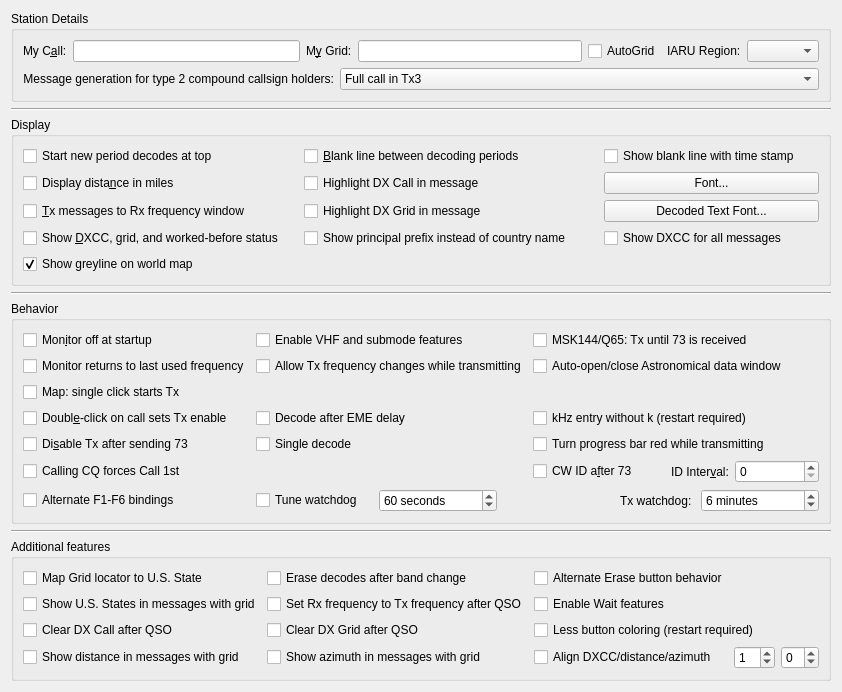
     <widget class="QWidget" name="general_tab">
      <attribute name="title">
       <string>Genera&amp;l</string>
      </attribute>
      <attribute name="toolTip">
       <string>General station details and settings.</string>
      </attribute>
      <layout class="QVBoxLayout" name="verticalLayout_4">
       <item>
        <widget class="QGroupBox" name="station_group_box">
         <property name="title">
          <string>Station Details</string>
         </property>
         <layout class="QVBoxLayout" name="verticalLayout_12">
          <item>
           <layout class="QHBoxLayout" name="horizontalLayout_14">
            <item>
             <layout class="QFormLayout" name="formLayout_3">
              <item row="0" column="0">
               <widget class="QLabel" name="callsign_label">
                <property name="text">
                 <string>My C&amp;all:</string>
                </property>
                <property name="buddy">
                 <cstring>callsign_line_edit</cstring>
                </property>
               </widget>
              </item>
              <item row="0" column="1">
               <widget class="QLineEdit" name="callsign_line_edit">
                <property name="toolTip">
                 <string>Station callsign.</string>
                </property>
               </widget>
              </item>
             </layout>
            </item>
            <item>
             <layout class="QFormLayout" name="formLayout_12">
              <item row="0" column="0">
               <widget class="QLabel" name="grid_label">
                <property name="text">
                 <string>M&amp;y Grid:</string>
                </property>
                <property name="buddy">
                 <cstring>grid_line_edit</cstring>
                </property>
               </widget>
              </item>
              <item row="0" column="1">
               <widget class="QLineEdit" name="grid_line_edit">
                <property name="toolTip">
                 <string>&lt;html&gt;&lt;head/&gt;&lt;body&gt;&lt;p&gt;Maidenhead locator, preferably 6 characters.&lt;/p&gt;&lt;/body&gt;&lt;/html&gt;</string>
                </property>
               </widget>
              </item>
             </layout>
            </item>
            <item>
             <widget class="QCheckBox" name="use_dynamic_grid">
              <property name="toolTip">
               <string>Check to allow grid changes from external programs</string>
              </property>
              <property name="text">
               <string>AutoGrid</string>
              </property>
             </widget>
            </item>
            <item>
             <layout class="QFormLayout" name="formLayout_2">
              <item row="0" column="0">
               <widget class="QLabel" name="label_12">
                <property name="text">
                 <string>IARU Region:</string>
                </property>
                <property name="buddy">
                 <cstring>region_combo_box</cstring>
                </property>
               </widget>
              </item>
              <item row="0" column="1">
               <widget class="QComboBox" name="region_combo_box">
                <property name="toolTip">
                 <string>&lt;html&gt;&lt;head/&gt;&lt;body&gt;&lt;p&gt;Select your IARU region.&lt;/p&gt;&lt;/body&gt;&lt;/html&gt;</string>
                </property>
               </widget>
              </item>
             </layout>
            </item>
           </layout>
          </item>
          <item>
           <layout class="QFormLayout" name="formLayout_13">
            <item row="0" column="0">
             <widget class="QLabel" name="label_5">
              <property name="text">
               <string>Message generation for type 2 compound callsign holders:</string>
              </property>
              <property name="alignment">
               <set>Qt::AlignRight|Qt::AlignTrailing|Qt::AlignVCenter</set>
              </property>
              <property name="buddy">
               <cstring>type_2_msg_gen_combo_box</cstring>
              </property>
             </widget>
            </item>
            <item row="0" column="1">
             <widget class="QComboBox" name="type_2_msg_gen_combo_box">
              <property name="enabled">
               <bool>true</bool>
              </property>
              <property name="toolTip">
               <string>&lt;html&gt;&lt;head/&gt;&lt;body&gt;&lt;p&gt;Type 2 compound callsigns are those with prefixes or suffixes not included in the allowed shortlist (See Help-&amp;gt;Add-on prefixes and suffixes).&lt;/p&gt;&lt;p&gt;This option determines which generated messages should contain your full type 2 compound call sign rather than your base callsign. It only applies if you have a type 2 compound callsign.&lt;/p&gt;&lt;p&gt;This option controls the way the messages that are used to answer CQ calls are generated. Generated messages 6 (CQ) and 5 (73) will always contain your full callsign. The JT65 and JT9 protocols allow for some standard messages with your full call at the expense of another piece of information such as the DX call or your locator.&lt;/p&gt;&lt;p&gt;Choosing message 1 omits the DX callsign which may be an issue when replying to CQ calls. Choosing message 3 also omits the DX callsign and many versions of this and other software will not extract the report. Choosing neither means that your full callsign only goes in your message 5 (73) so your QSO partner may log the wrong callsign.&lt;/p&gt;&lt;p&gt;None of these options are perfect, message 3 is usually best but be aware your QSO partner may not log the report you send them.&lt;/p&gt;&lt;/body&gt;&lt;/html&gt;</string>
              </property>
              <property name="currentIndex">
               <number>1</number>
              </property>
              <item>
               <property name="text">
                <string>Full call in Tx1</string>
               </property>
              </item>
              <item>
               <property name="text">
                <string>Full call in Tx3</string>
               </property>
              </item>
              <item>
               <property name="text">
                <string>Full call in Tx5 only</string>
               </property>
              </item>
             </widget>
            </item>
           </layout>
          </item>
         </layout>
        </widget>
       </item>
       <item>
        <widget class="Line" name="line_5">
         <property name="orientation">
          <enum>Qt::Horizontal</enum>
         </property>
        </widget>
       </item>
       <item>
        <widget class="QGroupBox" name="display_group_box">
         <property name="title">
          <string>Display</string>
         </property>
         <layout class="QGridLayout" name="gridLayout_4">
          <item row="4" column="0">
           <widget class="QCheckBox" name="DXCC_check_box">
            <property name="toolTip">
             <string>Show if decoded stations are new DXCC entities or worked before.</string>
            </property>
            <property name="text">
             <string>Show &amp;DXCC, grid, and worked-before status    </string>
            </property>
            <property name="checked">
             <bool>false</bool>
            </property>
           </widget>
          </item>
          <item row="0" column="1">
           <widget class="QCheckBox" name="insert_blank_check_box">
            <property name="toolTip">
             <string>Include a separator line between periods in the band activity window.</string>
            </property>
            <property name="text">
             <string>&amp;Blank line between decoding periods</string>
            </property>
           </widget>
          </item>
          <item row="2" column="2">
           <widget class="QPushButton" name="font_push_button">
            <property name="toolTip">
             <string>Set the font characteristics for the application.</string>
            </property>
            <property name="text">
             <string>Font...</string>
            </property>
           </widget>
          </item>
          <item row="3" column="1">
           <widget class="QCheckBox" name="cbHighlightDXgrid">
            <property name="text">
             <string>Highlight DX Grid in message</string>
            </property>
           </widget>
          </item>
          <item row="4" column="2">
           <widget class="QCheckBox" name="show_country_names_check_box">
            <property name="text">
             <string>Show DXCC for all messages</string>
            </property>
           </widget>
          </item>
          <item row="2" column="0">
           <widget class="QCheckBox" name="miles_check_box">
            <property name="toolTip">
             <string>Show distance to DX station in miles rather than kilometers.</string>
            </property>
            <property name="text">
             <string>Display dista&amp;nce in miles</string>
            </property>
           </widget>
          </item>
          <item row="3" column="2">
           <widget class="QPushButton" name="decoded_text_font_push_button">
            <property name="toolTip">
             <string>Set the font characteristics for the Band Activity and Rx Frequency areas.</string>
            </property>
            <property name="text">
             <string>Decoded Text Font...</string>
            </property>
           </widget>
          </item>
          <item row="0" column="0">
           <widget class="QCheckBox" name="decodes_from_top_check_box">
            <property name="toolTip">
             <string>&lt;html&gt;&lt;head/&gt;&lt;body&gt;&lt;p&gt;Check to have decodes for a new period start at the top of the Band Activity window and not scroll off the top when the window is full.&lt;/p&gt;&lt;p&gt;This is to aid selecting decodes to double-click while decoding is still in progress. Use the Band Activity vertical scroll bar to reveal decodes past the bottom of the window.&lt;/p&gt;&lt;/body&gt;&lt;/html&gt;</string>
            </property>
            <property name="text">
             <string>Start new period decodes at top</string>
            </property>
           </widget>
          </item>
          <item row="0" column="2">
           <widget class="QCheckBox" name="cb_detailed_blank_line">
            <property name="toolTip">
             <string>Show the separator line between periods with time stamp of the decode period.</string>
            </property>
            <property name="text">
             <string>Show blank line with time stamp</string>
            </property>
           </widget>
          </item>
          <item row="4" column="1">
           <widget class="QCheckBox" name="ppfx_check_box">
            <property name="text">
             <string>Show principal prefix instead of country name        </string>
            </property>
           </widget>
          </item>
          <item row="3" column="0">
           <widget class="QCheckBox" name="TX_messages_check_box">
            <property name="toolTip">
             <string>Show outgoing transmitted messages in the Rx frequency window.</string>
            </property>
            <property name="text">
             <string>&amp;Tx messages to Rx frequency window</string>
            </property>
           </widget>
          </item>
          <item row="2" column="1">
           <widget class="QCheckBox" name="cbHighlightDXcall">
            <property name="text">
             <string>Highlight DX Call in message</string>
            </property>
           </widget>
          </item>
          <item row="5" column="0">
           <widget class="QCheckBox" name="show_greyline_check_box">
            <property name="toolTip">
             <string>Enable day/night shadow (greyline) on the world map panel.</string>
            </property>
            <property name="text">
             <string>Show greyline on world map</string>
            </property>
            <property name="checked">
             <bool>true</bool>
            </property>
           </widget>
          </item>
         </layout>
        </widget>
       </item>
       <item>
        <widget class="Line" name="line_7">
         <property name="orientation">
          <enum>Qt::Horizontal</enum>
         </property>
        </widget>
       </item>
       <item>
        <widget class="QGroupBox" name="behaviour_group_box">
         <property name="title">
          <string>Behavior</string>
         </property>
         <layout class="QGridLayout" name="gridLayout_8" rowstretch="0,0,0,0,0,0,0,0" columnstretch="2,3,0,2">
          <item row="0" column="0">
           <widget class="QCheckBox" name="monitor_off_check_box">
            <property name="toolTip">
             <string>Don't start decoding until the monitor button is clicked.</string>
            </property>
            <property name="text">
             <string>Mon&amp;itor off at startup</string>
            </property>
            <property name="checked">
             <bool>false</bool>
            </property>
           </widget>
          </item>
          <item row="1" column="0">
           <widget class="QCheckBox" name="monitor_last_used_check_box">
            <property name="toolTip">
             <string>&lt;html&gt;&lt;head/&gt;&lt;body&gt;&lt;p&gt;Check this if you wish to automatically return to the last monitored frequency when monitor is enabled, leave it unchecked if you wish to have the current rig frequency maintained.&lt;/p&gt;&lt;/body&gt;&lt;/html&gt;</string>
            </property>
            <property name="text">
             <string>Monitor returns to last used frequency</string>
            </property>
           </widget>
          </item>
          <item row="2" column="0">
           <widget class="QCheckBox" name="map_single_click_starts_tx_check_box">
            <property name="toolTip">
             <string>If enabled, map single-click starts Tx and double-click only fills DX fields.</string>
            </property>
            <property name="text">
             <string>Map: single click starts Tx</string>
            </property>
           </widget>
          </item>
          <item row="0" column="1">
           <widget class="QCheckBox" name="enable_VHF_features_check_box">
            <property name="text">
             <string>Enable VHF and submode features</string>
            </property>
           </widget>
          </item>
          <item row="7" column="0">
           <widget class="QCheckBox" name="alternate_bindings_check_box">
            <property name="text">
             <string>Alternate F1-F6 bindings</string>
            </property>
           </widget>
          </item>
          <item row="4" column="0">
           <widget class="QCheckBox" name="quick_call_check_box">
            <property name="toolTip">
             <string>Automatic transmission mode.</string>
            </property>
            <property name="text">
             <string>Doubl&amp;e-click on call sets Tx enable</string>
            </property>
           </widget>
          </item>
          <item row="5" column="0">
           <widget class="QCheckBox" name="disable_TX_on_73_check_box">
            <property name="toolTip">
             <string>Turns off automatic transmissions after sending a 73 or any other free
text message.</string>
            </property>
            <property name="text">
             <string>Di&amp;sable Tx after sending 73</string>
            </property>
           </widget>
          </item>
          <item row="1" column="2" colspan="2">
           <widget class="QCheckBox" name="auto_astro_check_box">
            <property name="toolTip">
             <string>&lt;html&gt;&lt;head/&gt;&lt;body&gt;&lt;p&gt;Open the Astronomical Data window automatically when switching to Q65 or JT65 mode and Decode after EME delay is enabled, and close it when no longer needed.&lt;/p&gt;&lt;p&gt;Open the QSYMessage Creator automatically if the VHF Features are enabled and such QSY messages are applicable.&lt;/p&gt;&lt;/body&gt;&lt;/html&gt;</string>
            </property>
            <property name="text">
             <string>Auto-open/close Astronomical data window</string>
            </property>
           </widget>
          </item>
          <item row="6" column="0">
           <widget class="QCheckBox" name="force_call_1st_check_box">
            <property name="text">
             <string>Calling CQ forces Call 1st</string>
            </property>
           </widget>
          </item>
          <item row="0" column="2" colspan="2">
           <widget class="QCheckBox" name="repeat_Tx_check_box">
            <property name="toolTip">
             <string>&lt;html&gt;&lt;head/&gt;&lt;body&gt;&lt;p&gt;Tx until 73 is received when in MSK144 or Q65 mode. &lt;/p&gt;&lt;/body&gt;&lt;/html&gt;</string>
            </property>
            <property name="text">
             <string>MSK144/Q65: Tx until 73 is received</string>
            </property>
           </widget>
          </item>
          <item row="4" column="2" colspan="2">
           <widget class="QCheckBox" name="kHz_without_k_check_box">
            <property name="toolTip">
             <string>&lt;html&gt;&lt;head/&gt;&lt;body&gt;&lt;p&gt;Allow kHz frequency offset entry without 'k' suffix.&lt;/p&gt;&lt;/body&gt;&lt;/html&gt;</string>
            </property>
            <property name="text">
             <string>kHz entry without k (restart required)</string>
            </property>
           </widget>
          </item>
          <item row="1" column="1">
           <widget class="QCheckBox" name="tx_QSY_check_box">
            <property name="toolTip">
             <string>&lt;html&gt;&lt;head/&gt;&lt;body&gt;&lt;p&gt;Some rigs are not able to process CAT commands while transmitting. This means that if you are operating in split mode you may have to uncheck this option.&lt;/p&gt;&lt;/body&gt;&lt;/html&gt;</string>
            </property>
            <property name="text">
             <string>Allow Tx frequency changes while transmitting</string>
            </property>
           </widget>
          </item>
          <item row="4" column="1">
           <widget class="QCheckBox" name="decode_at_52s_check_box">
            <property name="text">
             <string>Decode after EME delay</string>
            </property>
           </widget>
          </item>
          <item row="5" column="1">
           <widget class="QCheckBox" name="single_decode_check_box">
            <property name="text">
             <string>Single decode</string>
            </property>
           </widget>
          </item>
          <item row="7" column="1" colspan="3">
           <layout class="QHBoxLayout" name="TxWatchdog_Layout" stretch="0,1,1,0,1">
            <item>
             <widget class="QCheckBox" name="tune_watchdog_check_box">
              <property name="toolTip">
               <string>&lt;html&gt;&lt;head/&gt;&lt;body&gt;&lt;p&gt;Disable the Tune watchdog.&lt;/p&gt;&lt;/body&gt;&lt;/html&gt;</string>
              </property>
              <property name="text">
               <string>Tune watchdog   </string>
              </property>
             </widget>
            </item>
            <item>
             <widget class="QSpinBox" name="tune_watchdog_spin_box">
              <property name="toolTip">
               <string>&lt;html&gt;&lt;head/&gt;&lt;body&gt;&lt;p&gt;Number of seconds before Tune is aborted&lt;/p&gt;&lt;/body&gt;&lt;/html&gt;</string>
              </property>
              <property name="suffix">
               <string> seconds</string>
              </property>
              <property name="minimum">
               <number>0</number>
              </property>
              <property name="maximum">
               <number>300</number>
              </property>
              <property name="value">
               <number>60</number>
              </property>
             </widget>
            </item>
            <item>
             <spacer name="horizontalSpacer">
              <property name="orientation">
               <enum>Qt::Horizontal</enum>
              </property>
              <property name="sizeHint" stdset="0">
               <size>
                <width>10</width>
                <height>20</height>
               </size>
              </property>
             </spacer>
            </item>
            <item alignment="Qt::AlignRight">
             <widget class="QLabel" name="label_10">
              <property name="text">
               <string>Tx watchdog: </string>
              </property>
              <property name="buddy">
               <cstring>tx_watchdog_spin_box</cstring>
              </property>
             </widget>
            </item>
            <item>
             <widget class="QSpinBox" name="tx_watchdog_spin_box">
              <property name="toolTip">
               <string>&lt;html&gt;&lt;head/&gt;&lt;body&gt;&lt;p&gt;Number of minutes before unattended transmissions are aborted&lt;/p&gt;&lt;/body&gt;&lt;/html&gt;</string>
              </property>
              <property name="specialValueText">
               <string>Disabled</string>
              </property>
              <property name="suffix">
               <string> minutes</string>
              </property>
              <property name="prefix">
               <string/>
              </property>
              <property name="value">
               <number>6</number>
              </property>
             </widget>
            </item>
           </layout>
          </item>
          <item row="6" column="2">
           <widget class="QCheckBox" name="CW_id_after_73_check_box">
            <property name="toolTip">
             <string>Send a CW ID after every 73 or free text message.</string>
            </property>
            <property name="text">
             <string>CW ID a&amp;fter 73</string>
            </property>
           </widget>
          </item>
          <item row="6" column="3">
           <layout class="QHBoxLayout" name="horizontalLayout_9" stretch="0,0">
            <item alignment="Qt::AlignRight">
             <widget class="QLabel" name="label">
              <property name="sizePolicy">
               <sizepolicy hsizetype="Preferred" vsizetype="Preferred">
                <horstretch>0</horstretch>
                <verstretch>0</verstretch>
               </sizepolicy>
              </property>
              <property name="text">
               <string>ID Inter&amp;val:</string>
              </property>
              <property name="buddy">
               <cstring>CW_id_interval_spin_box</cstring>
              </property>
             </widget>
            </item>
            <item>
             <widget class="QSpinBox" name="CW_id_interval_spin_box">
              <property name="toolTip">
               <string>Send a CW ID periodically every few minutes.
This might be required under your countries licence regulations.
It will not interfere with other users as it is always sent in the
quiet period when decoding is done.</string>
              </property>
             </widget>
            </item>
           </layout>
          </item>
          <item row="5" column="2" colspan="2">
           <widget class="QCheckBox" name="progress_bar_check_box">
            <property name="toolTip">
             <string>&lt;html&gt;&lt;head/&gt;&lt;body&gt;&lt;p&gt;Turn the progress bar red while transmitting.&lt;/p&gt;&lt;/body&gt;&lt;/html&gt;</string>
            </property>
            <property name="text">
             <string>Turn progress bar red while transmitting</string>
            </property>
           </widget>
          </item>
         </layout>
        </widget>
       </item>
       <item>
        <widget class="Line" name="line_2">
         <property name="orientation">
          <enum>Qt::Horizontal</enum>
         </property>
        </widget>
       </item>
       <item>
        <widget class="QGroupBox" name="additional_features_box">
         <property name="sizePolicy">
          <sizepolicy hsizetype="Minimum" vsizetype="Preferred">
           <horstretch>0</horstretch>
           <verstretch>0</verstretch>
          </sizepolicy>
         </property>
         <property name="title">
          <string>Additional features</string>
         </property>
         <layout class="QGridLayout" name="gridLayout_17" columnstretch="3,3,2,1,1">
          <item row="2" column="1">
           <widget class="QCheckBox" name="cbRxToTxAfterQSO">
            <property name="text">
             <string>Set Rx frequency to Tx frequency after QSO</string>
            </property>
           </widget>
          </item>
          <item row="4" column="0">
           <widget class="QCheckBox" name="cb_showDistance">
            <property name="toolTip">
             <string>&lt;html&gt;&lt;head/&gt;&lt;body&gt;&lt;p&gt;If a station sends locator, calculate and show the distance in Band Activity pane.&lt;/p&gt;&lt;/body&gt;&lt;/html&gt;</string>
            </property>
            <property name="text">
             <string>Show distance in messages with grid</string>
            </property>
           </widget>
          </item>
          <item row="1" column="1">
           <widget class="QCheckBox" name="cbEraseBandActivity">
            <property name="toolTip">
             <string>&lt;html&gt;&lt;head/&gt;&lt;body&gt;&lt;p&gt;Erase Band Activity and Rx frequency windows after band change.&lt;/p&gt;&lt;/body&gt;&lt;/html&gt;</string>
            </property>
            <property name="text">
             <string>Erase decodes after band change</string>
            </property>
           </widget>
          </item>
          <item row="3" column="1">
           <widget class="QCheckBox" name="cbClearDXgrid">
            <property name="text">
             <string>Clear DX Grid after QSO</string>
            </property>
           </widget>
          </item>
          <item row="2" column="0">
           <widget class="QCheckBox" name="Map_All_Messages">
            <property name="text">
             <string>Show U.S. States in messages with grid</string>
            </property>
           </widget>
          </item>
          <item row="1" column="0">
           <widget class="QCheckBox" name="Map_Grid_to_State">
            <property name="text">
             <string>Map Grid locator to U.S. State</string>
            </property>
           </widget>
          </item>
          <item row="4" column="2">
           <widget class="QCheckBox" name="cb_Align">
            <property name="toolTip">
             <string>&lt;html&gt;&lt;head/&gt;&lt;body&gt;&lt;p&gt;Align the text for DXCC, distance and azimuth.&lt;/p&gt;&lt;/body&gt;&lt;/html&gt;</string>
            </property>
            <property name="text">
             <string>Align DXCC/distance/azimuth</string>
            </property>
           </widget>
          </item>
          <item row="1" column="2">
           <widget class="QCheckBox" name="alternate_erase_button_check_box">
            <property name="text">
             <string>Alternate Erase button behavior</string>
            </property>
           </widget>
          </item>
          <item row="3" column="0">
           <widget class="QCheckBox" name="cbClearDXcall">
            <property name="text">
             <string>Clear DX Call after QSO</string>
            </property>
           </widget>
          </item>
          <item row="4" column="3">
           <widget class="QSpinBox" name="align_spin_box">
            <property name="toolTip">
             <string>&lt;html&gt;&lt;head/&gt;&lt;body&gt;&lt;p&gt;Increase or decrease the space between message text and DXCC.&lt;/p&gt;&lt;/body&gt;&lt;/html&gt;</string>
            </property>
            <property name="minimum">
             <number>-2</number>
            </property>
            <property name="maximum">
             <number>10</number>
            </property>
            <property name="value">
             <number>1</number>
            </property>
           </widget>
          </item>
          <item row="2" column="2">
           <widget class="QCheckBox" name="enable_Wait_features_check_box">
            <property name="text">
             <string>Enable Wait features</string>
            </property>
           </widget>
          </item>
          <item row="4" column="1">
           <widget class="QCheckBox" name="cb_showAzimuth">
            <property name="toolTip">
             <string>&lt;html&gt;&lt;head/&gt;&lt;body&gt;&lt;p&gt;If a station sends a valid Maidenhead locator, calculate and show the great-circle azimuth in Band Activity pane.&lt;/p&gt;&lt;/body&gt;&lt;/html&gt;</string>
            </property>
            <property name="text">
             <string>Show azimuth in messages with grid</string>
            </property>
           </widget>
          </item>
          <item row="4" column="4">
           <widget class="QSpinBox" name="align_spin_box2">
            <property name="toolTip">
             <string>&lt;html&gt;&lt;head/&gt;&lt;body&gt;&lt;p&gt;Increase or decrease the space between DXCC and distance/azimuth.&lt;/p&gt;&lt;/body&gt;&lt;/html&gt;</string>
            </property>
            <property name="minimum">
             <number>-8</number>
            </property>
            <property name="maximum">
             <number>5</number>
            </property>
           </widget>
          </item>
          <item row="3" column="2" colspan="3">
           <widget class="QCheckBox" name="disable_button_coloring_check_box">
            <property name="text">
             <string>Less button coloring (restart required)</string>
            </property>
           </widget>
          </item>
         </layout>
        </widget>
       </item>
      </layout>
     </widget>
